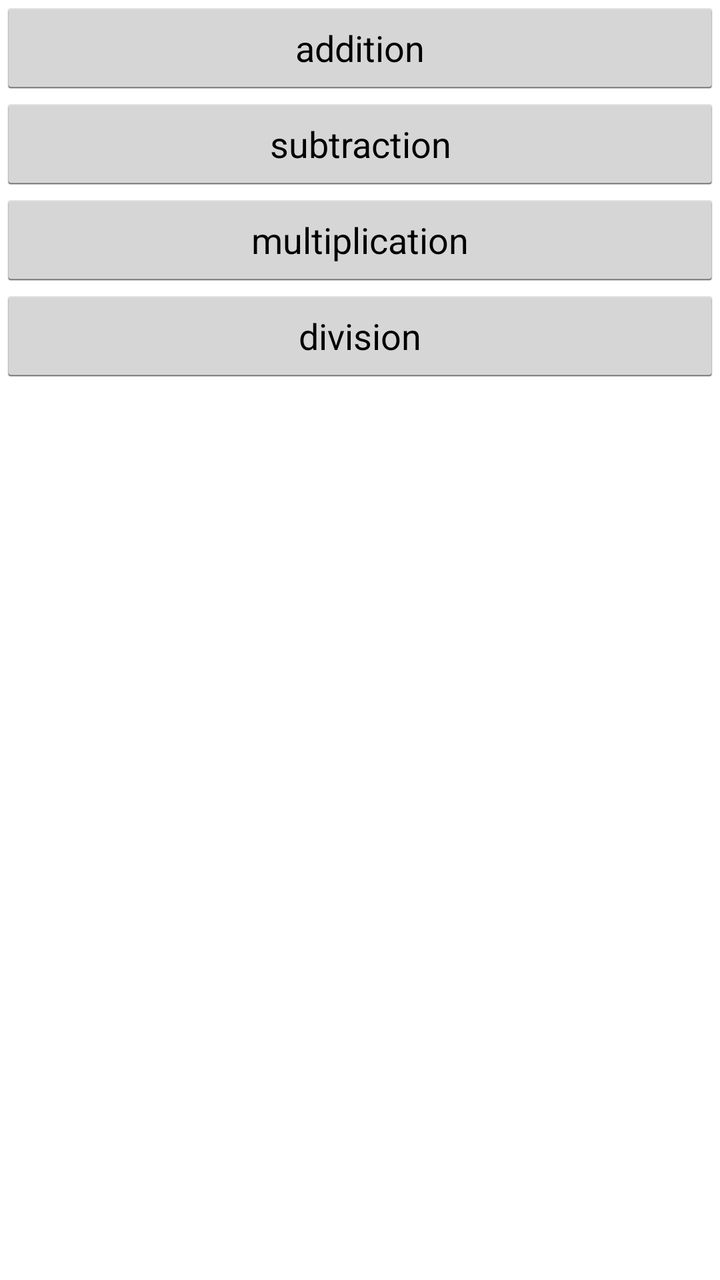
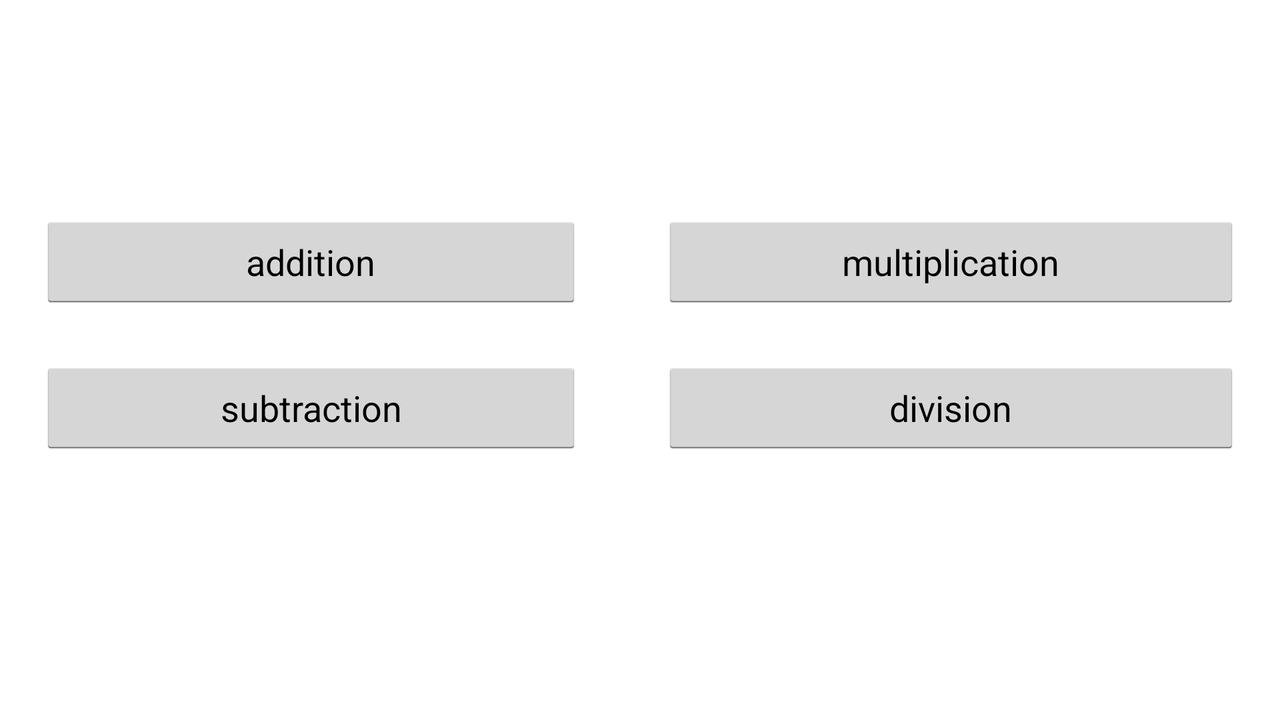

An Android layout and its configuration variant, each rendered on a device that would load it. The default file and the variant file are quoted in full after the pictures.
<!-- AndroidManifest.xml: application theme AppTheme -->
<!-- res/layout/arithmetics_choice.xml -->
<?xml version="1.0" encoding="utf-8"?>
<LinearLayout xmlns:android="http://schemas.android.com/apk/res/android"
    android:orientation="vertical" android:layout_width="match_parent"
    android:layout_height="match_parent">

    <Button
        android:id="@+id/addition"
        android:layout_width="match_parent"
        android:layout_height="wrap_content"
        android:text="@string/addition"
        android:onClick="launchTrain"/>

    <Button
        android:id="@+id/subtraction"
        android:layout_width="match_parent"
        android:layout_height="wrap_content"
        android:text="@string/subtraction"
        android:onClick="launchTrain"/>

    <Button
        android:id="@+id/multiplication"
        android:layout_width="match_parent"
        android:layout_height="wrap_content"
        android:text="@string/multiplication"
        android:onClick="launchTrain"/>

    <Button
        android:id="@+id/division"
        android:layout_width="match_parent"
        android:layout_height="wrap_content"
        android:text="@string/division"
        android:onClick="launchTrain"/>

</LinearLayout>
<!-- resources referenced by this layout -->
<resources>
  <string name="addition">addition</string>
  <string name="division">division</string>
  <string name="multiplication">multiplication</string>
  <string name="subtraction">subtraction</string>
  <style name="AppTheme" parent="android:Theme.Holo.Light.DarkActionBar">
          
  
      </style>
</resources>
<!-- res/layout-land/arithmetics_choice.xml (the repository's variant of the layout above) -->
<!-- drawn on the phone turned sideways -->
<?xml version="1.0" encoding="utf-8"?>
<LinearLayout
    xmlns:android="http://schemas.android.com/apk/res/android"
    android:orientation="horizontal"
    android:layout_width="match_parent"
    android:layout_height="match_parent"
    android:gravity="center_vertical">

    <LinearLayout
        android:layout_width="wrap_content"
        android:layout_height="match_parent"
        android:layout_weight="1"
        android:gravity="center"
        android:orientation="vertical">

        <Button
            android:id="@+id/addition"
            style="@style/KindOfTrainButton"
            android:layout_width="match_parent"
            android:text="@string/addition" />

        <Button
            android:id="@+id/subtraction"
            style="@style/KindOfTrainButton"
            android:layout_width="match_parent"
            android:text="@string/subtraction" />
    </LinearLayout>

    <LinearLayout
        android:layout_width="wrap_content"
        android:layout_height="match_parent"
        android:layout_weight="1"
        android:gravity="center"
        android:orientation="vertical">

        <Button
            android:id="@+id/multiplication"
            style="@style/KindOfTrainButton"
            android:layout_width="match_parent"
            android:text="@string/multiplication" />

        <Button
            android:id="@+id/division"
            style="@style/KindOfTrainButton"
            android:text="@string/division" />
    </LinearLayout>

</LinearLayout>
<!-- resources referenced by the variant -->
<!-- as the phone turned sideways resolves them -->
<resources>
  <string name="addition">addition</string>
  <string name="division">division</string>
  <string name="multiplication">multiplication</string>
  <string name="subtraction">subtraction</string>
  <!-- from res/values-v17/ -->
  <style name="KindOfTrainButton">
          <item name="android:layout_width">match_parent</item>
          <item name="android:layout_height">wrap_content</item>
          <item name="android:layout_marginStart">@dimen/margin_for_centralized_button</item>
          <item name="android:layout_marginLeft">@dimen/margin_for_centralized_button</item>
          <item name="android:layout_marginEnd">@dimen/margin_for_centralized_button</item>
          <item name="android:layout_marginRight">@dimen/margin_for_centralized_button</item>
          <item name="android:layout_marginBottom">@dimen/margin_between_button</item>
          <item name="android:padding">@dimen/padding_around_button</item>
      </style>
  <style name="AppTheme" parent="android:Theme.Holo.Light.DarkActionBar">
          
  
      </style>
  <dimen name="margin_for_centralized_button">20dp</dimen>
  <dimen name="margin_between_button">25dp</dimen>
  <dimen name="padding_around_button">10dp</dimen>
</resources>
